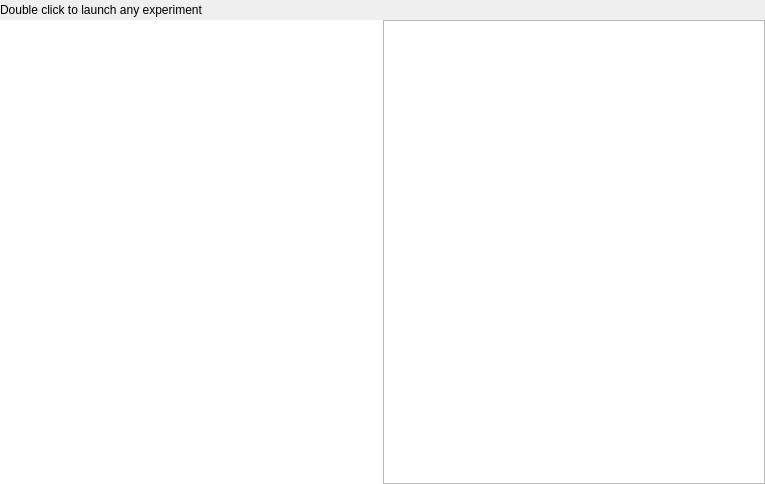
<?xml version="1.0" encoding="UTF-8"?>
<ui version="4.0">
 <class>Form</class>
 <widget class="QWidget" name="Form">
  <property name="geometry">
   <rect>
    <x>0</x>
    <y>0</y>
    <width>765</width>
    <height>484</height>
   </rect>
  </property>
  <property name="windowTitle">
   <string>Form</string>
  </property>
  <property name="styleSheet">
   <string notr="true"/>
  </property>
  <layout class="QGridLayout" name="gridLayout">
   <property name="leftMargin">
    <number>0</number>
   </property>
   <property name="topMargin">
    <number>0</number>
   </property>
   <property name="rightMargin">
    <number>0</number>
   </property>
   <property name="bottomMargin">
    <number>0</number>
   </property>
   <property name="spacing">
    <number>0</number>
   </property>
   <item row="2" column="0">
    <widget class="QListWidget" name="listWidget">
     <property name="sizePolicy">
      <sizepolicy hsizetype="Expanding" vsizetype="Expanding">
       <horstretch>0</horstretch>
       <verstretch>0</verstretch>
      </sizepolicy>
     </property>
     <property name="frameShape">
      <enum>QFrame::NoFrame</enum>
     </property>
     <property name="dragEnabled">
      <bool>true</bool>
     </property>
     <property name="iconSize">
      <size>
       <width>140</width>
       <height>80</height>
      </size>
     </property>
     <property name="textElideMode">
      <enum>Qt::ElideMiddle</enum>
     </property>
     <property name="verticalScrollMode">
      <enum>QAbstractItemView::ScrollPerPixel</enum>
     </property>
     <property name="horizontalScrollMode">
      <enum>QAbstractItemView::ScrollPerPixel</enum>
     </property>
     <property name="movement">
      <enum>QListView::Static</enum>
     </property>
     <property name="resizeMode">
      <enum>QListView::Adjust</enum>
     </property>
     <property name="layoutMode">
      <enum>QListView::SinglePass</enum>
     </property>
     <property name="gridSize">
      <size>
       <width>150</width>
       <height>100</height>
      </size>
     </property>
     <property name="viewMode">
      <enum>QListView::IconMode</enum>
     </property>
     <property name="uniformItemSizes">
      <bool>true</bool>
     </property>
     <property name="selectionRectVisible">
      <bool>false</bool>
     </property>
    </widget>
   </item>
   <item row="0" column="0" colspan="2">
    <widget class="QFrame" name="frame">
     <property name="frameShape">
      <enum>QFrame::NoFrame</enum>
     </property>
     <property name="frameShadow">
      <enum>QFrame::Raised</enum>
     </property>
     <property name="class" stdset="0">
      <string>deep</string>
     </property>
     <layout class="QGridLayout" name="gridLayout_2">
      <property name="leftMargin">
       <number>0</number>
      </property>
      <property name="topMargin">
       <number>0</number>
      </property>
      <property name="rightMargin">
       <number>0</number>
      </property>
      <property name="bottomMargin">
       <number>0</number>
      </property>
      <property name="horizontalSpacing">
       <number>2</number>
      </property>
      <property name="verticalSpacing">
       <number>1</number>
      </property>
      <item row="0" column="0">
       <widget class="QLabel" name="label">
        <property name="text">
         <string>Double click to launch any experiment</string>
        </property>
       </widget>
      </item>
      <item row="0" column="1">
       <spacer name="horizontalSpacer_2">
        <property name="orientation">
         <enum>Qt::Horizontal</enum>
        </property>
        <property name="sizeHint" stdset="0">
         <size>
          <width>40</width>
          <height>20</height>
         </size>
        </property>
       </spacer>
      </item>
     </layout>
    </widget>
   </item>
   <item row="2" column="1">
    <widget class="QTextBrowser" name="comments">
     <property name="sizePolicy">
      <sizepolicy hsizetype="Expanding" vsizetype="Expanding">
       <horstretch>0</horstretch>
       <verstretch>0</verstretch>
      </sizepolicy>
     </property>
     <property name="minimumSize">
      <size>
       <width>0</width>
       <height>0</height>
      </size>
     </property>
     <property name="maximumSize">
      <size>
       <width>16777215</width>
       <height>16777215</height>
      </size>
     </property>
     <property name="lineWrapMode">
      <enum>QTextEdit::NoWrap</enum>
     </property>
     <property name="html">
      <string>&lt;!DOCTYPE HTML PUBLIC &quot;-//W3C//DTD HTML 4.0//EN&quot; &quot;http://www.w3.org/TR/REC-html40/strict.dtd&quot;&gt;
&lt;html&gt;&lt;head&gt;&lt;meta name=&quot;qrichtext&quot; content=&quot;1&quot; /&gt;&lt;style type=&quot;text/css&quot;&gt;
p, li { white-space: pre-wrap; }
&lt;/style&gt;&lt;/head&gt;&lt;body style=&quot; font-family:'Ubuntu'; font-size:11pt; font-weight:400; font-style:normal;&quot;&gt;
&lt;p style=&quot;-qt-paragraph-type:empty; margin-top:0px; margin-bottom:0px; margin-left:0px; margin-right:0px; -qt-block-indent:0; text-indent:0px; font-size:10pt;&quot;&gt;&lt;br /&gt;&lt;/p&gt;&lt;/body&gt;&lt;/html&gt;</string>
     </property>
     <property name="openLinks">
      <bool>false</bool>
     </property>
    </widget>
   </item>
  </layout>
 </widget>
 <resources>
  <include location="../../../../Documents/MCA_GUI-good/utilities/templates/res.qrc"/>
 </resources>
 <connections>
  <connection>
   <sender>listWidget</sender>
   <signal>itemClicked(QListWidgetItem*)</signal>
   <receiver>Form</receiver>
   <slot>itemClicked(QListWidgetItem*)</slot>
   <hints>
    <hint type="sourcelabel">
     <x>200</x>
     <y>332</y>
    </hint>
    <hint type="destinationlabel">
     <x>156</x>
     <y>459</y>
    </hint>
   </hints>
  </connection>
  <connection>
   <sender>listWidget</sender>
   <signal>itemDoubleClicked(QListWidgetItem*)</signal>
   <receiver>Form</receiver>
   <slot>itemDoubleClicked(QListWidgetItem*)</slot>
   <hints>
    <hint type="sourcelabel">
     <x>277</x>
     <y>426</y>
    </hint>
    <hint type="destinationlabel">
     <x>277</x>
     <y>459</y>
    </hint>
   </hints>
  </connection>
 </connections>
 <slots>
  <slot>itemClicked(QListWidgetItem*)</slot>
  <slot>itemDoubleClicked(QListWidgetItem*)</slot>
  <slot>launch()</slot>
 </slots>
</ui>
